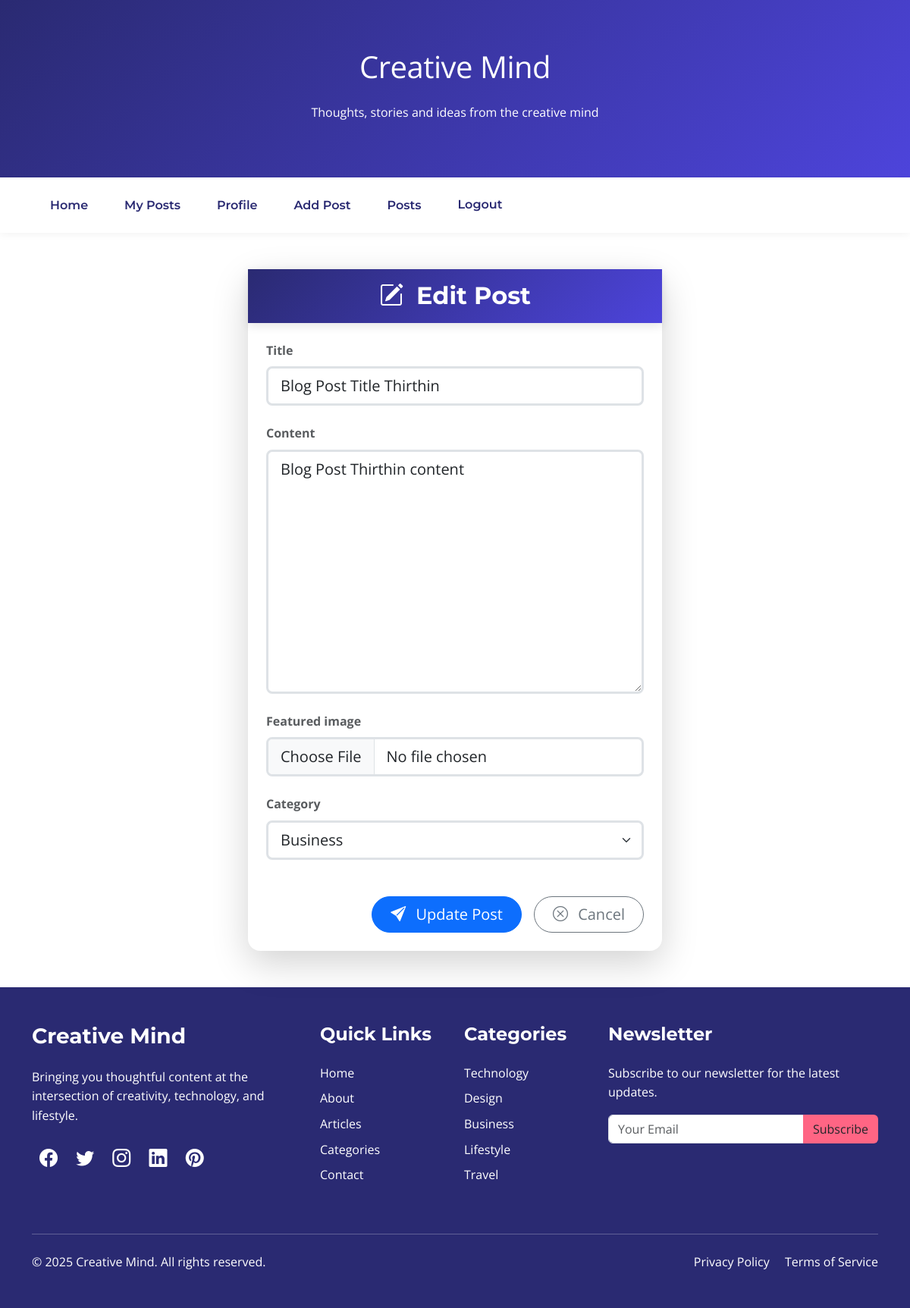
The page /posts/blog-post-title-thirthin/update/ (signed in) on the database its author committed.
### blog/models.py (models this page shows, shortened)
class Post(models.Model):
    title = models.CharField(max_length=200)
    slug = models.SlugField(max_length=200, unique=True, blank=True)
    author = models.ForeignKey(User, on_delete=models.CASCADE)
    content = models.TextField()
    featured_image = models.ImageField(upload_to='posts/', blank=True, null=True)
    category = models.ForeignKey(Category, on_delete=models.SET_NULL, null=True)
    status = models.CharField(max_length=10, choices=[('draft', 'Draft'), ('published', 'Published')], default='draft')
    published_date = models.DateTimeField(auto_now=True)
    views = models.PositiveIntegerField(default=0)
    class Meta:
        ordering = ['-published_date']

### blog/views.py (the view, shortened to what this page needs)
# urls.py: path("posts/<slug:slug>/update/", PostUpdateView.as_view(), name='post-update'),
class PostUpdateView(LoginRequiredMixin, UserPassesTestMixin, UpdateView):
    model = Post
    fields = ['title', 'content', 'featured_image', 'category']
    slug_field = 'slug'
    slug_url_kwarg = 'slug'
    def test_func(self):
        post = self.get_object()
        if self.request.user == post.author:
            return True
        return False

### blog/models.py (called while the page is built)
    def __str__(self):
        return self.name

### blog/templates/blog/post_form.html (shortened to what this page needs)
{% extends 'blog/base.html' %}
{% load widget_tweaks %}
{% block content %}
<div class="container py-5">
    <div class="row justify-content-center">
        <div class="col-md-8 col-lg-6">
            <div class="card shadow-lg border-0 rounded-4">
                <div class="blog-header text-white py-2">
                    <h2 class="text-center mb-0 py-2 px-2">
                        <i class="bi bi-pencil-square me-2"></i>
                        {% if object %}Edit Post{% else %}Create New Post{% endif %}
                    </h2>
                </div>
                <div class="card-body p-4">
                    <form method="POST" enctype="multipart/form-data" class="needs-validation" novalidate>
                        <fieldset class="mb-4">
                            {% for field in form %}
                            <div class="mb-4">
                                <label for="{{ field.id_for_label }}" class="form-label fw-bold text-muted">
                                    {{ field.label }}
                                </label>
                                {% if field.field.widget.input_type == 'text' or field.field.widget.input_type == 'textarea' %}
                                    {{ field|add_class:"form-control form-control-lg border-3 rounded-3 py-2" }}
                                {% elif field.field.widget.input_type == 'file' %}
                                    {{ field|add_class:"form-control form-control-lg border-3 rounded-3 py-2" }}
                                {% elif field.field.widget.input_type == 'select' %}
                                    {{ field|add_class:"form-select form-select-lg border-3 rounded-3 py-2" }}
                                {% else %}
                                    {{ field|add_class:"form-control form-control-lg border-3 rounded-3 py-2" }}
                                {% endif %}
                            </div>
                            {% endfor %}
                        </fieldset>
                        <div class="d-grid gap-2 d-md-flex justify-content-md-end mt-4">
                            <button type="submit" class="btn btn-primary btn-lg px-4 me-md-2 rounded-pill">
                                <i class="bi bi-send-fill me-2"></i>
                                {% if object %}Update Post{% else %}Publish Now{% endif %}
                            </button>
                            <a href="{% url 'home' %}" class="btn btn-outline-secondary btn-lg px-4 rounded-pill">
                                <i class="bi bi-x-circle me-2"></i>
                                Cancel
                            </a>
                        </div>
                    </form>
                </div>
            </div>
        </div>
    </div>
</div>
{% endblock content %}

### blog/static/blog/styles.css (style rules this page uses)
:root { --primary-color: #6c63ff; --secondary-color: #4d44db; --dark-color: #2a2a72; --light-color: #f8f9fa; --accent-color: #ff6584; }
body { font-family: 'Open Sans', sans-serif; color: #333; line-height: 1.6; }
h1, h2, h3, h4, h5, h6 { font-family: 'Montserrat', sans-serif; font-weight: 700; }
.blog-header { background: linear-gradient(135deg, var(--dark-color) 0%, var(--secondary-color) 100%); padding: 2rem 0; box-shadow: 0 4px 12px rgba(0, 0, 0, 0.1); }

### rows shown on the page
Post: form "Blog Post Title Thirthin", form "Blog Post Thirthin content", form "Business"

### other values the page prints
{{ field.label }} "Title" "Content" "Featured image" "Category"
